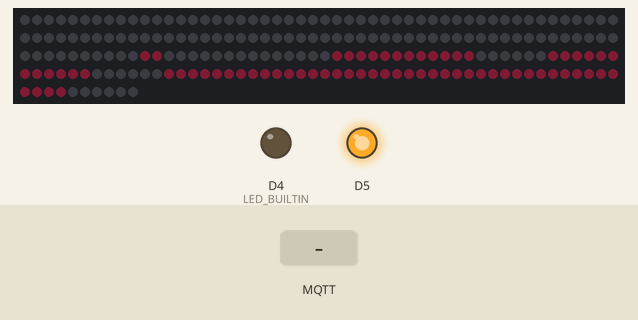
A program run on a simulated ESP8266 (Wemos D1 mini). Parts: 210 RGB LEDs in strip order, left to right, continuing on the next row, output pins drawn as LEDs (lit = HIGH, except the on-board LED, lit = LOW). The inputs (shaded band) are chosen by the test bench. Dim RGB values are drawn brighter than linear; WiFi joins after 1.5 s; servers stay silent unless stated; network time is answered at once with the bench clock; the local clock reads 2024-03-15 10:24:30 at power-on unless the program sets it; no MQTT or app messages arrive unless stated; what the program prints to the serial monitor is not drawn.

Above: at 1.6 s.
At 8.2 s:
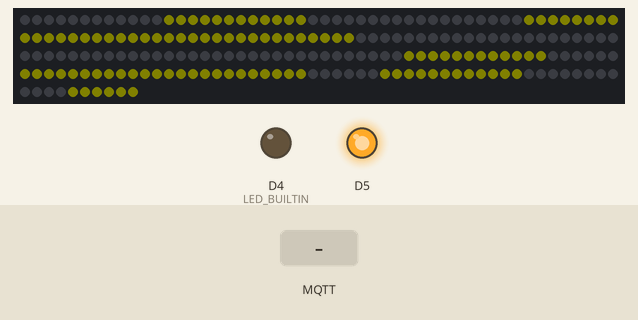
8.3 s: MQTT message "-" arrives on the first subscribed topic
At 11.1 s:
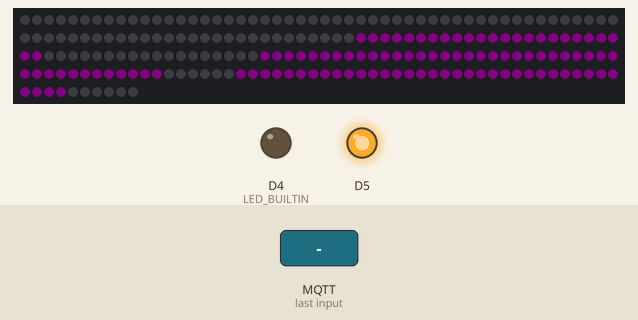
11.3 s: MQTT message "2" arrives on the second subscribed topic
At 13.6 s:
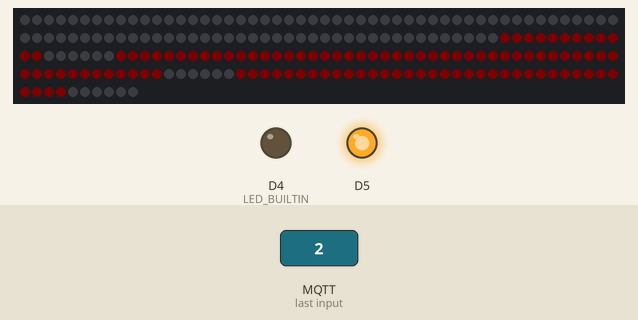
14.0 s: MQTT message "2" arrives on the third subscribed topic
At 15.1 s:
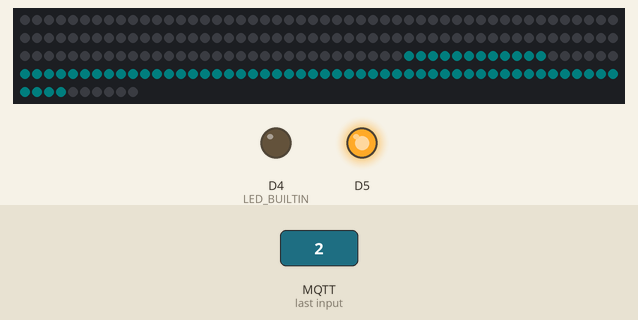
Timing chart, 0 to 17.0 s (numbered marks = the images above; inputs shaded):
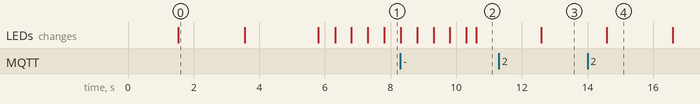

Measured:
- after the input at 11.3 s, the LEDs: change after 1.3 s (image 3)
- what the display in image 0 shows lasts 2.1 s, from 1.5 s to 3.6 s

The program:

main.cpp
```cpp
//********************************************************************
//*
//*   Tablo na WS2812b + mqtt + bme280 (2)
//*   2021.02.01 - 2023.04.23
//*   v.512
//*
//*   A - градус
//*   В - минус
//*   С - двоеточие
//*   D - пусто
//*   E - точка
//*   F -
//********************************************************************
#include <Arduino.h>
#include <ESP8266WiFi.h>
#include <ESP8266WebServer.h>
#include <ESP8266HTTPUpdateServer.h>
#include <NTPClient.h>
#include <WiFiUdp.h>
#include <PubSubClient.h>
#include "tablo_ws2812.h"

#define TIME_DAY 8
#define TIME_NIGHT 19

// const char ssid[] = "MikroTik-2-ext";
char ssid[] = "link";
char pass[] = "dkfgf#*12091997";
// char ssid[] = "Huawei-M2";
// char pass[] = "998877**";

const uint32_t utcOffsetInSeconds = 10800;
const uint32_t utcPeriodMseconds = 86400000; // 3сутки-259200000 // 1сутки-86400000;
WiFiUDP ntpUDP;
NTPClient timeClient(ntpUDP, "ntp3.vniiftri.ru", utcOffsetInSeconds, utcPeriodMseconds);
// NTPClient timeClient(ntpUDP, "pool.ntp.org", utcOffsetInSeconds, utcPeriodMseconds);

const char *mqtt_server = "178.20.46.157";
const uint16_t mqtt_port = 1883;
const char *mqtt_client = "Tablo_Villa_002";
const char *mqtt_client2 = "Villa_bme280_base";
// const char *mqtt_client2 = "Home_bme280";
const char *mqtt_client3 = "Villa_bme280_yama";
const char *mqtt_user = "mqtt";
const char *mqtt_pass = "qwe#*1243";

const char *inTopicTemp = "/Temp";
const char *inTopicPres = "/Pres";
const char *inTopicHum = "/Hum";
// const char *inTopicTemp2 = "/TempOut";
const char *inTopicTempOut = "/Temp";
const char *inTopicHumOut = "/Hum";

String outTempData = "00.00A";
String outTempData2 = "00.00A";
String outTempDataOut = "00.00A";
String outPresData = "000";
String outHumData = "00";
String outHumDataOut = "00";

WiFiClient espClient;
PubSubClient client(espClient);

uint32_t timeUpdateH = 14; //  время обновления NTP
uint32_t timeUpdateM = 05; //  время обновления NTP
String z = "";             //  строка данных для отображения

uint32_t colorTime = 16766720;   //  цвет часы (желтый)
uint32_t colorTemp = 16711935;   //  цвет температура (красный)
uint32_t colorTemp2 = 65280;     //  цвет внешняя температура (зеленый)
uint32_t colorTempOut = 9127187; //  цвет температура2 (коричневый)
uint32_t colorPress = 9830400;   //  цвет давление (розовый)
uint32_t colorWiFi = 16728935;   //  цвет WiFi (томато)
uint32_t colorHum = 52945;       //  цвет влажность (бирюзовый)
uint32_t colorHumOut = 255;      //  цвет влажность2 (синий)
uint16_t strOld = 0;
uint8_t count = 0;

uint32_t timeReadOld = 0;
uint32_t color = 0;

bool flagSec = true;
bool flagTemp = false;
bool flagTemp2 = false;
bool flagTempOut = false;
bool flagPress = false;
bool flagHum = false;
bool flagHumOut = false;
bool flagVis = true;

// Время отображения каждого данного:
// 0-время, 1-темп, 2-давл, 3-влажн, 4-темп2, 5-влажн2
uint16_t visData[] = {5, 2, 2, 2, 2, 2, 2};
uint32_t timeOld = 0;
uint8_t brightVis = BRIGHT_DAY;

ESP8266WebServer server(80);
ESP8266HTTPUpdateServer httpUpdater;

//-----------------------------------
inline bool mqtt_subscribe(PubSubClient &client, const String &topic)
{
    Serial.print("Subscribing to: ");
    Serial.println(topic);
    return client.subscribe(topic.c_str());
}

//-----------------------------------
inline bool mqtt_publish(PubSubClient &client, const String &topic, const String &value)
{
    Serial.print("Publishing topic ");
    Serial.print(topic);
    Serial.print(" = ");
    Serial.println(value);
    return client.publish(topic.c_str(), value.c_str());
}

//-----------------------------------
void reconnect()
{
    // visibleWork("DDDDD", colorWiFi, BRIGHT_DAY);
    // strip.show();
    uint8_t countMqtt = 100;
    while (!client.connect(mqtt_client, mqtt_user, mqtt_pass))
    {
        visibleWork("0B0B0", colorWiFi, BRIGHT_DAY);
        strip.show();
        if (countMqtt)
        {
            countMqtt--;
            delay(500);
        }
        else
        {
            ESP.restart();
        }
    }

    String topic('/');
    topic += mqtt_client2;
    topic += inTopicTemp;
    mqtt_subscribe(client, topic);

    // topic = '/';
    // topic += mqtt_client2;
    // topic += inTopicTemp2;
    // mqtt_subscribe(client, topic);

    topic = '/';
    topic += mqtt_client2;
    topic += inTopicPres;
    mqtt_subscribe(client, topic);

    topic = '/';
    topic += mqtt_client2;
    topic += inTopicHum;
    mqtt_subscribe(client, topic);

    topic = '/';
    topic += mqtt_client3;
    topic += inTopicTempOut;
    mqtt_subscribe(client, topic);

    topic = '/';
    topic += mqtt_client3;
    topic += inTopicHumOut;
    mqtt_subscribe(client, topic);

    static uint32_t cownt = 0;
    Serial.print(cownt++);
    Serial.println("\tMQTT - Ok!\n");
}

//********************************************************************
//  подключение к WiFi
void setupWiFi()
{
    digitalWrite(LED_BUILTIN, LOW);
    Serial.println("\n\nSetup WiFi: ");
    visibleWork("ABABA", colorWiFi, BRIGHT_DAY);
    strip.show();

    WiFi.begin(ssid, pass);
    uint8_t countWiFi = 10;
    while (WiFi.status() != WL_CONNECTED)
    {
        delay(500);
        Serial.print('.');
        if (countWiFi)
        {
            countWiFi--;
        }
        else
        {
            ESP.restart();
        }
    }
    digitalWrite(LED_BUILTIN, HIGH);

    //-----------------------------------
    // индикация IP
    String l = WiFi.localIP().toString();
    l = l.substring(l.lastIndexOf('.') + 1, l.length());

    if (l.toInt() < 100)
    {
        l = "DDE" + l;
        visibleWork(l, colorWiFi, BRIGHT_DAY);
    }
    else
    {
        l = "DE" + l;
        visibleWork(l, colorWiFi, BRIGHT_DAY);
    }

    strip.show();
    Serial.print("\nWiFi connected !\n");
    Serial.println(WiFi.localIP());
    delay(2000);

    //-----------------------------------
    // индикация силы сигнала
    int16_t RSSI_MAX = -50;
    int16_t RSSI_MIN = -100;
    int16_t dBm = WiFi.RSSI();
    Serial.print("RSSI dBm = ");
    Serial.println(dBm);
    int16_t quality;
    if (dBm <= RSSI_MIN)
    {
        quality = 0;
    }
    else if (dBm >= RSSI_MAX)
    {
        quality = 99;
    }
    else
    {
        quality = 2 * (dBm + 100);
    }
    Serial.print("RSSI % = ");
    Serial.println(quality);
    Serial.println("\n");
    l = "DDE";
    l += quality;
    visibleWork(l, colorWiFi, BRIGHT_DAY);
    strip.show();
    delay(2000);

    Serial.println();

    while (!timeClient.update())
    {
        z = "BBBBB";
        visibleWork(z, colorTemp, BRIGHT_DAY);
        strip.show();
        delay(500);
        Serial.print('.');
    }
    flagVis = true;
    count = 0;
}

//********************************************************************
//  MQTT
void mqtt_callback(char *topic, byte *payload, unsigned int length)
{
    Serial.print(topic);
    Serial.print("\t");
    for (uint8_t i = 0; i < length; ++i)
    {
        Serial.print((char)payload[i]);
    }
    Serial.println();

    //------------------------

    char *topicBody = topic + strlen(mqtt_client3) + 1;
    // Serial.print("*topicBody  ");
    // Serial.println(topicBody);

    if (!strncmp(topic + 1, mqtt_client3, strlen(mqtt_client3)))
    {
        if (!strncmp(topicBody, inTopicTempOut, strlen(inTopicTempOut)))
        {
            outTempDataOut = "";
            for (uint8_t i = 0; i < length; i++)
                outTempDataOut += (char)payload[i];
            Serial.print("TempOut: ");
            Serial.println(outTempDataOut);
            Serial.println();
        }
        else if (!strncmp(topicBody, inTopicHumOut, strlen(inTopicHumOut)))
        {
            outHumDataOut = "";
            for (uint8_t i = 0; i < length; i++)
                outHumDataOut += (char)payload[i];
            Serial.print("HumOut: ");
            Serial.println(outHumDataOut);
            Serial.println();
        }
    }

    //------------------------

    // char *topicBody = topic + strlen(mqtt_client2) + 1;
    // *topicBody += *mqtt_client2;
    // if (!strncmp(topicBody, inTopicTemp2, strlen(inTopicTemp2)))
    // {
    //     outTempData2 = "";
    //     for (uint8_t i = 0; i < length; i++)
    //         outTempData2 += (char)payload[i];
    //     Serial.print("Temp2: ");
    //     Serial.println(outTempData2);
    // }
    // else
    if (!strncmp(topic + 1, mqtt_client2, strlen(mqtt_client2)))
    {

        if (!strncmp(topicBody, inTopicTemp, strlen(inTopicTemp)))
        {
            outTempData = "";
            for (uint8_t i = 0; i < length; i++)
                outTempData += (char)payload[i];
            Serial.print("Temp: ");
            Serial.println(outTempData);
        }
        else if (!strncmp(topicBody, inTopicPres, strlen(inTopicPres)))
        {
            outPresData = "";
            for (uint8_t i = 0; i < length; i++)
                outPresData += (char)payload[i];
            Serial.print("Pres: ");
            Serial.println(outPresData);
        }
        else if (!strncmp(topicBody, inTopicHum, strlen(inTopicHum)))
        {
            outHumData = "";
            for (uint8_t i = 0; i < length; i++)
                outHumData += (char)payload[i];
            Serial.print("Hum : ");
            Serial.println(outHumData);
            Serial.println();
        }
    }
}

//********************************************************************
//  пересчет millis()
void TimeMillis()
{
    color = colorTime;

    z = "";
    if (timeClient.getHours() < 10)
    {
        z += "D";
    }
    z += timeClient.getHours(); //  часы
    if (flagSec)
    {
        z += "C";
    }
    else
    {
        z += "D";
    }
    if (timeClient.getMinutes() < 10)
    {
        z += "0";
    }
    z += timeClient.getMinutes(); //  минуты

    if ((timeClient.getHours() >= TIME_DAY) && (timeClient.getHours() < TIME_NIGHT))
    {
        brightVis = BRIGHT_DAY;
    }
    else
    {
        brightVis = BRIGHT_NIGHT;
    }
}

//********************************************************************
//  BME280
void bmeTemp()
{
    z = "";
    String t = "";
    t += outTempData;

    if (t.charAt(0) == '-')
    {
        if (t.indexOf('.') == 2)
        {
            z = "B" + t.substring(1, t.indexOf('.'));
            z += 'E' + t.substring(3, 4);
        }
        else
        {
            z = "DB" + t.substring(1, t.indexOf('.'));
        }
    }
    else
    {
        if (t.indexOf('.') == 2)
        {
            z = "DD" + t.substring(0, t.indexOf('.'));
        }
        else
        {
            z = 'D' + t.substring(0, t.indexOf('.'));
            z += 'E' + t.substring(2, 3);
        }
    }
    t.substring(0, 1);

    z += 'A';
    color = colorTemp;
    flagTemp = true;
}

void bmeTemp2()
{
    z = "";
    String t = "";
    t += outTempData2;

    if (t.charAt(0) == '-')
    {
        if (t.indexOf('.') == 2)
        {
            z = "B" + t.substring(1, t.indexOf('.'));
            z += 'E' + t.substring(3, 4);
        }
        else
        {
            z = "DB" + t.substring(1, t.indexOf('.'));
        }
    }
    else
    {
        if (t.indexOf('.') == 2)
        {
            z = "DD" + t.substring(0, t.indexOf('.'));
        }
        else
        {
            z = 'D' + t.substring(0, t.indexOf('.'));
            z += 'E' + t.substring(2, 3);
        }
    }
    t.substring(0, 1);

    z += 'A';
    color = colorTemp2;
    flagTemp2 = true;
}

void bmeTempOut()
{
    z = "";
    String t = "";
    t += outTempDataOut;

    if (t.charAt(0) == '-')
    {
        if (t.indexOf('.') == 2)
        {
            z = "B" + t.substring(1, t.indexOf('.'));
            z += 'E' + t.substring(3, 4);
        }
        else
        {
            z = "DB" + t.substring(1, t.indexOf('.'));
        }
    }
    else
    {
        if (t.indexOf('.') == 2)
        {
            z = "DD" + t.substring(0, t.indexOf('.'));
        }
        else
        {
            z = 'D' + t.substring(0, t.indexOf('.'));
            z += 'E' + t.substring(2, 3);
        }
    }
    t.substring(0, 1);

    z += 'A';
    color = colorTempOut;
    flagTempOut = true;
}

void bmePress()
{
    z = "";
    String t = "";
    t += outPresData;
    z += "DD" + t.substring(0, 3);
    color = colorPress;
    flagPress = true;
}

void bmeHum()
{
    z = "";
    String t = "";
    t += outHumData;
    z += "DDD" + t.substring(0, 2);
    color = colorHum;
    flagHum = true;
}

void bmeHumOut()
{
    z = "";
    String t = "";
    t += outHumDataOut;
    z += "DDD" + t.substring(0, 2);
    color = colorHumOut;
    flagHumOut = true;
}

//********************************************************************
//  запись значений датчиков в память
// void dataWrite(uint8_t n, String str)
// {
//     data[n].num = str.substring(0, 1).toInt();
//     if (str.indexOf('%') > 0)
//         data[n].hum = str.substring(str.indexOf('%') + 1, str.indexOf('%') + 3).toInt();
//     if (str.indexOf('*') > 0)
//         data[n].temp = str.substring(str.indexOf('*') + 1, str.indexOf('*' + 5)).toFloat();
//     if (str.indexOf('$') > 0)
//         data[n].press = str.substring(str.indexOf('$') + 1, str.indexOf('$') + 4).toInt();
//     if (str.indexOf('^') > 0)
//         data[n].voltage = str.substring(str.indexOf('^') + 1, str.indexOf('^') + 4).toInt();
// }
//********************************************************************
// void parserBuf(String tmp)
// {
//     if (tmp.substring(0, 2).toInt() == sensorNum_1)
//     {
//         dataWrite(0, tmp);
//     }
//     // else if (tmp.substring(0, 2).toInt() == sensorNum_2)
//     // {
//     //     dataWrite(1, tmp);
//     // }
// }
//********************************************************************
//  визуальные эффекты
// void show_1()
// {
//     strip.clear();
//     for (uint8_t i = 0; i < PIXEL_COUNT / 2; ++i)
//     {
//         strip.setPixelColor(i, strip.Color(random(1, 255), random(1, 255), random(1, 255)));
//         strip.setPixelColor(PIXEL_COUNT - i - 1, strip.Color(random(1, 255), random(1, 255), random(1, 255)));
//         strip.show();
//         delay(5);
//     }
//     delay(500);
//     for (uint8_t i = 0; i < PIXEL_COUNT / 2; ++i)
//     {
//         strip.setPixelColor(i, 0, 0, 0);
//         strip.setPixelColor(PIXEL_COUNT - i - 1, 0, 0, 0);
//         strip.show();
//         delay(5);
//     }
//     delay(500);
//     z = "DDDDD";
// }

//********************************************************************
void setup()
{
    Serial.begin(9600);
    pinMode(LED_BUILTIN, OUTPUT);
    digitalWrite(LED_BUILTIN, HIGH);

    pinMode(14, OUTPUT);
    digitalWrite(14, HIGH);

    strip.begin();
    z = "DDDDD";
    strip.show();

    client.setServer(mqtt_server, mqtt_port);
    client.setCallback(mqtt_callback);

    // show_1();
    setupWiFi();

    timeClient.begin();
    server.begin();
    httpUpdater.setup(&server);

    timeOld = millis();
}

//********************************************************************
void loop()
{
    if (WiFi.status() != WL_CONNECTED)
    {
        setupWiFi();
    }

    if (!client.connected())
    {
        reconnect();
    }

    if (flagVis)
    {
        switch (count)
        {
        case 0:
        {
            TimeMillis();
            flagTemp = false;
            flagPress = false;
            flagHum = false;
            flagTempOut = false;
            flagHumOut = false;
            break;
        }
        case 1:
        {
            if (flagTemp == false)
            {
                // strip.clear();
                bmeTemp();
            }
            break;
        }
        case 2:
        {
            if (flagPress == false)
            {
                // strip.clear();
                bmePress();
            }
            break;
        }
        case 3:
        {
            if (flagHum == false)
            {
                // strip.clear();
                bmeHum();
            }
            break;
        }
        case 4:
        {
            if (flagTempOut == false)
            {
                // strip.clear();
                bmeTempOut();
            }
            timeReadOld = millis();
            break;
        }
        case 5:
        {
            if (flagHumOut == false)
            {
                // strip.clear();
                bmeHumOut();
            }
            break;
        }
        }
        flagVis = false;

        visibleWork(z, color, brightVis);
    }

    //  Отображение секундного тире
    if (millis() - timeReadOld >= 500 && (!count)) // || count == 1))
    {
        flagSec = !flagSec;
        timeReadOld = millis();

        flagVis = true;
    }

    // Счетчик отображаемых данных
    if (millis() - timeOld >= (visData[count] * 1000))
    {
        (count >= 5) ? count = 0 : count++;
        flagVis = true;
        timeOld = millis();
    }

    server.handleClient();
    client.loop();
    delay(1);
}

//********************************************************************
```

Source omitted: tablo_ws2812.h (7241 bytes)
